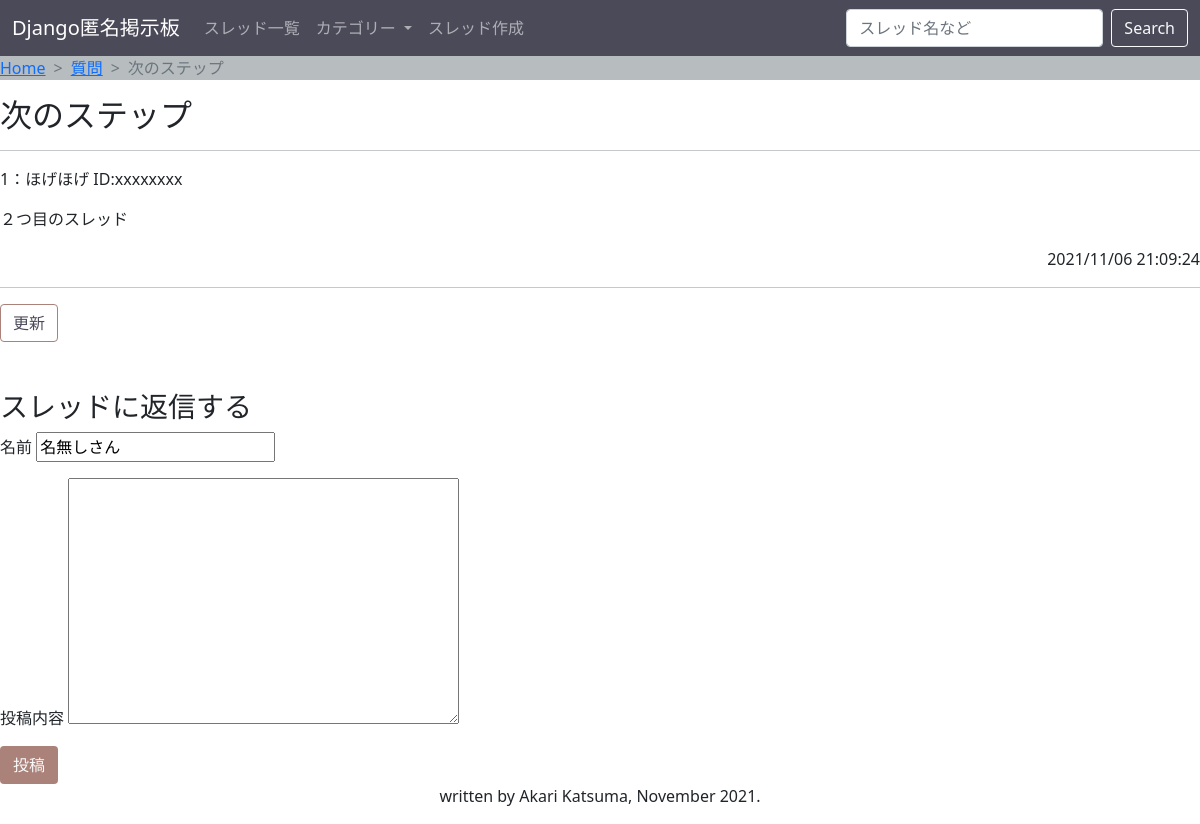
/threads/2/, run on an earlier commit of the app's database.
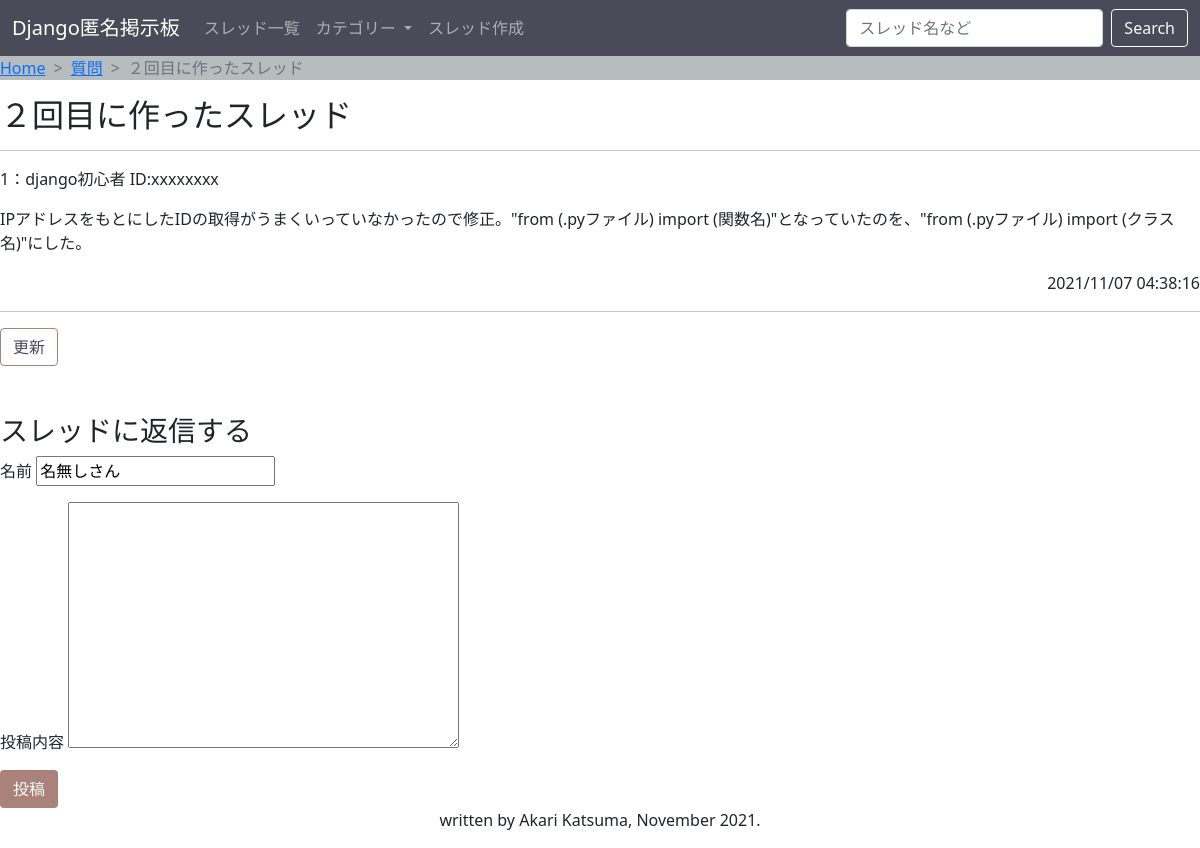
And on a later commit of the database.
### keijiban/models.py (models this page shows, shortened)
class Thread(models.Model):
    title = models.CharField(
        max_length=255,
        blank=False,
        null=False,
        default="無題")
    view = models.IntegerField(
        blank=True,
        null=False,
        default=0)
    category = models.ForeignKey(
        Category,
        null=True,
        on_delete=models.SET_NULL)

class Post(models.Model):
    IPaddress = models.GenericIPAddressField(
        blank=False,
        null=False)
    ipID = models.CharField(
        max_length=8,
        blank=True,
        null=False,
        default="xxxxxxxx")
    created = models.DateTimeField(
        auto_now_add=True,
        editable=False,
        blank=False,
        null=False)
    name = models.CharField(
        max_length=15,
        blank=False,
        null=False,
        default="名無しさん")
    body = models.TextField(
        max_length=255,
        blank=False,
        null=False)
    thread = models.ForeignKey(
        Thread,
        on_delete=models.CASCADE)
    tags = models.ManyToManyField(
        Tag,
        blank=True)

class Category(models.Model):
    name = models.CharField(
        max_length=255,
        blank=False,
        null=False,)
    def __str__(self):
        return self.name

### keijiban/views.py (the view, shortened to what this page needs)
# urls.py: path('threads/<pk>/', ThreadView.as_view(), name='thread'),
class ThreadView(UpdateView):
    template_name = 'keijiban/thread.html'
    model = Thread
    form_class = PostForm
    def get_context_data(self, **kwargs):
        context= super().get_context_data(**kwargs)
        form = self.form_class(self.request.GET or None)
        context.update({'form':form})
        return context

### keijiban/forms.py
class PostForm(forms.ModelForm):
    class Meta:
        model=Post
        fields =(
           'name',
           'body',
           )
        labels= {
           'name':'名前',
           'body':'投稿内容',
        }

### keijiban/templates/keijiban/thread.html (shortened to what this page needs)
{% extends "_base.html" %}
{% block breadcrumb %}
<nav style="--bs-breadcrumb-divider: '>'; background-color: #B7BCBF;" aria-label="breadcrumb">
    <ol class="breadcrumb">
        <li class="breadcrumb-item"><a href="{% url 'index'%}">Home</a></li>
        <li class="breadcrumb-item"><a href="{% url 'category' object.category.id %}">{{ object.category }}</a></li>
        <li class="breadcrumb-item active" aria-current="page">{{ object.title }}</li>
    </ol>
</nav>
{% endblock %}
{% block main %}
{% autoescape on %}
<h2>{{ object.title }}</h2>
<hr>
<div id='board'>
    {% for p in object.post_set.all %}
    <p>
        {{ forloop.counter }}：{{ p.name }} ID:{{ p.ipID }}
    </p>
    <p>
        {{ p.body }}
    </p>
    <p style="text-align: right">
        {{ p.created | date:"Y/m/d H:i:s" }}
    </p>
    <hr>
    {% empty %}
    <p>書き込みがありません。</p>
    {% endfor %}
</div>
<input class="btn" style="background:transparent; color:#4B4A59; border: 1px solid #AA8279;" type="reset" value="更新">
<br><br><br>
<h3>スレッドに返信する</h3>
<form method="post">
    {% for field in form %}
    <p>
        <label>{{ field.label }}</label>
        {{ field }}
    </p>
    {% endfor %}
    <input class="btn text-light" style="background: #AA8279" type="submit" value="投稿">
</form>
{% endautoescape %}
{% endblock %}

What changed in the data, as far as the page shows it:
removed Post: name "ほげほげ", ipID "xxxxxxxx", body "２つ目のスレッド", created "2021/11/06 21:09:24"
changed Thread "質問": title "次のステップ" → "２回目に作ったスレッド"
added Post: name "django初心者", ipID "xxxxxxxx", body "IPアドレスをもとにしたIDの取得がうまくいっていなかったので修正。\"from (.pyファイル) import (関数名)\"となっていたのを、\"from (.pyファイル) import (クラス名)\"にした。", created "2021/11/07 04:38:16"
